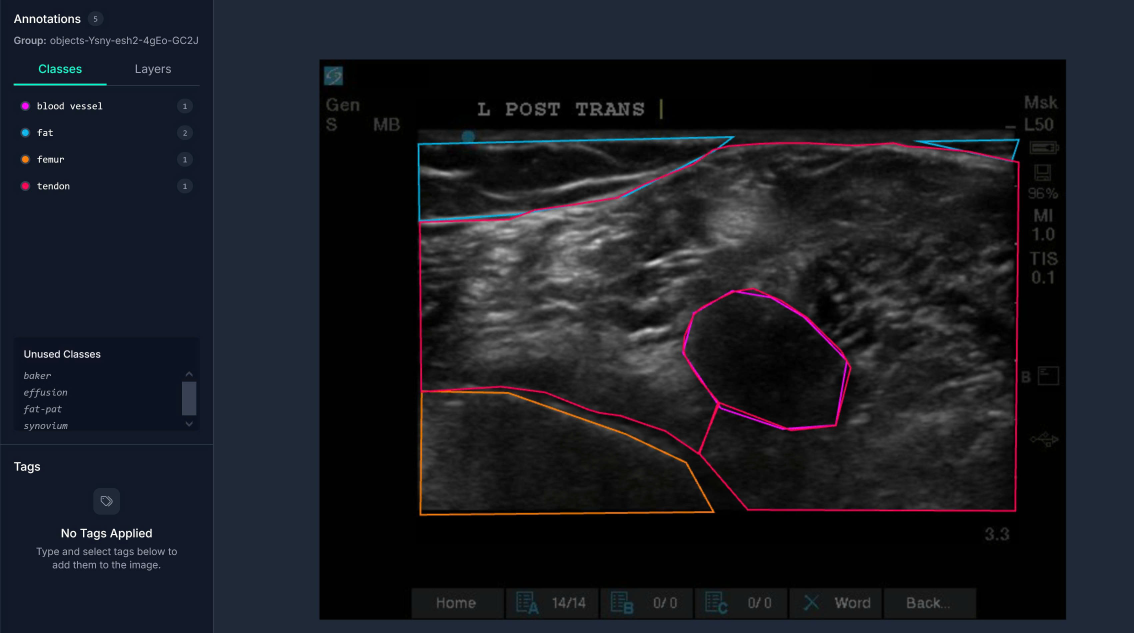
#> input picture image.png, 3402 x 1897 px, given in place of image.png.png, which was not available (shown at 1/3 size)
$ python cv.py image.png
#> lines starting #> are read from the running program, lines starting #| are printed output that depends on the picture; after the words box and inside, x2 and y2 are one past the last pixel; in counts of white or black regions, pixels touching at a corner belong together; pictures that were not available may be replaced by others from this repository, and a replacement may not be noted
from datetime import datetime
import glob
import os
import argparse
import sys

import cv2
import numpy as np
import math

# ==== Configuration Constants ====
BILATERAL_FILTER_CONFIG = {
    "d": 9,
    "sigmaColor": 75,
    "sigmaSpace": 75,
}

MORPH_KERNEL_SIZE = (5, 5)
MORPH_KERNEL_ITERATIONS = 1

# ==== Helper Functions ====
def get_centroid(cnt):
    """Extract centroid from contour with fallback to bounding box center.

    Args:
        cnt: OpenCV contour

    Returns:
        Tuple (cx, cy) representing contour centroid
    """
    M = cv2.moments(cnt)
    if M.get("m00", 0) != 0:
        cx = M["m10"] / M["m00"]
        cy = M["m01"] / M["m00"]
        return cx, cy
    else:
        x, y, w, h = cv2.boundingRect(cnt)
        return x + w / 2.0, y + h / 2.0


def create_comparison_visualization(original_color, highlighted, mask, max_score, mask_background):
    """Create a 3-panel comparison visualization.

    Args:
        original_color: Original image in BGR format
        highlighted: Highlighted overlay image
        mask: Binary mask of detected region
        max_score: Area score to display
        mask_background: Background image for the mask panel
    Returns:
        Combined visualization as numpy array
    """
    mask_bool = mask == 255

    # Create colored mask visualization (green area)
    mask_color = mask_background.copy()
    mask_color[mask_bool] = (0, 255, 0)

    # Add area text annotation
    cv2.putText(
        mask_color,
        f"Area: {max_score:.0f}",
        (10, 30),
        cv2.FONT_HERSHEY_SIMPLEX,
        0.8,
        (255, 255, 255),
        2,
    )

    return np.hstack((original_color, highlighted, mask_color))

def segment_baker_cyst(
    image_path,
    roi_top=0.15,
    roi_bottom=0.80,
    roi_left=0.05,
    roi_right=0.95,
    area_min=400,
    area_max=40000,
    aspect_ratio_min=0.4,
    aspect_ratio_max=5.0,
    solidity_min=0.65,
    extent_min=0.40,
    circularity_min=0.20,
    bottom_exclusion_margin=3,
    center_weight=0.5,
    upper_half_bonus=0.15,
    detect_offset=-28,
    refine_offset=-5,
    debug=False,
):
    """Two-stage Baker's cyst segmentation.

    Stage 1 (detect): Use a strict threshold (Otsu + detect_offset) to find
    candidate cyst contours with high precision.

    Stage 2 (refine): Around the detected contour, apply a permissive threshold
    (Otsu + refine_offset) to capture the full cyst extent.
    """
#> called with roi_top = 0.15, roi_bottom = 0.8, roi_left = 0.05, roi_right = 0.95, area_min = 400, area_max = 40000, aspect_ratio_min = 0.4, aspect_ratio_max = 5
    img = cv2.imread(image_path, cv2.IMREAD_GRAYSCALE)
    if img is None:
        raise ValueError(f"Failed to load image: {image_path}")
    if debug:
        cv2.imwrite("logs/0original.png", img)

    final_mask = np.zeros_like(img)

    h, w = img.shape
    roi_top = int(h * roi_top)
    roi_bottom = int(h * roi_bottom)
    roi_left = int(w * roi_left)
    roi_right = int(w * roi_right)

    roi_mask = np.zeros_like(img)
    cv2.rectangle(roi_mask, (roi_left, roi_top), (roi_right, roi_bottom), 255, -1)
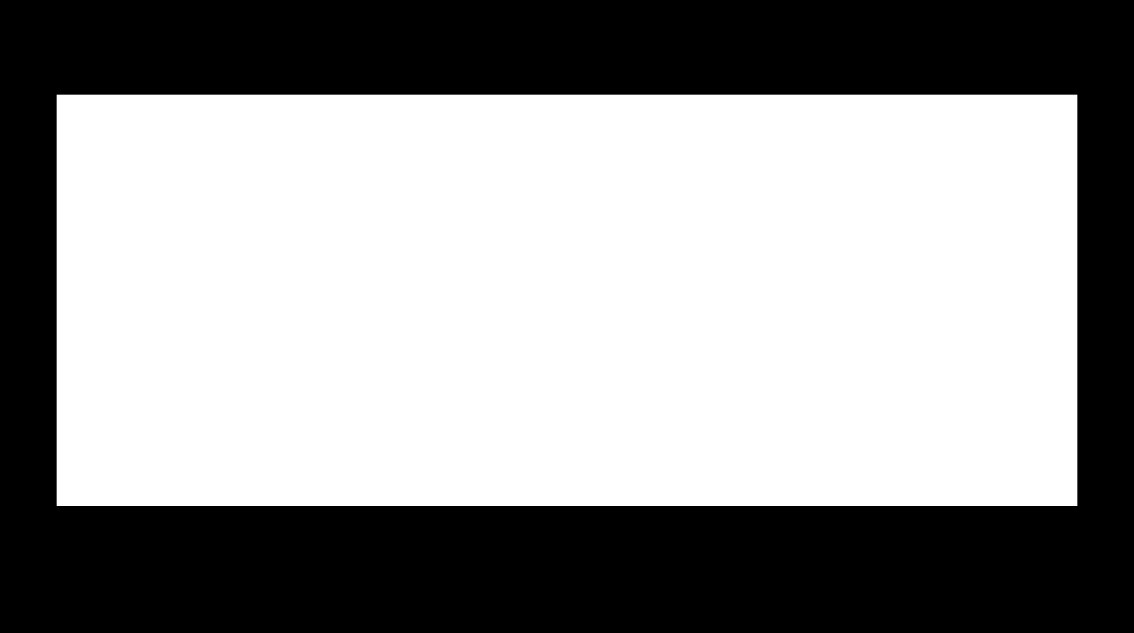
#> roi_mask: shape (1897, 3402) (shown at 1/3 size); 58.5% white; 1 black region, box (x1, y1, x2, y2) and area: (0, 0, 3402, 1897) 2675086

    if debug:
        img_roi = cv2.bitwise_and(img, img, mask=roi_mask)
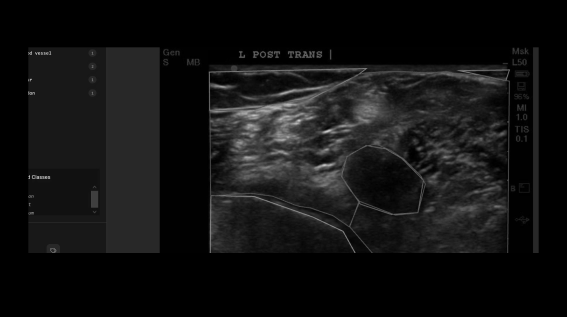
#> img_roi: shape (1897, 3402) (shown at 1/6 size); min 0, max 254, mean 18.1
        cv2.imwrite("logs/1roi_applied.png", img_roi)

    # Denoising
    blurred = cv2.bilateralFilter(img, **BILATERAL_FILTER_CONFIG)
    if debug:
        cv2.imwrite("logs/2blurred.png", blurred)

    # === Stage 1: Detect — strict threshold to locate cyst candidates ===
    t_otsu, _ = cv2.threshold(blurred, 0, 255, cv2.THRESH_BINARY_INV + cv2.THRESH_OTSU)
#> t_otsu = 31

    t_detect = max(t_otsu + detect_offset, 1)
#> t_detect = 3
    _, thresh_detect = cv2.threshold(blurred, t_detect, 255, cv2.THRESH_BINARY_INV)
#> thresh_detect: shape (1897, 3402); 22.1% white; 90 white regions (30 under 20 px), largest, box (x1, y1, x2, y2) and area: (961, 182, 3195, 1856) 1410213, (2943, 954, 3024, 1006) 2215, (2457, 890, 2510, 967) 2199
    thresh_detect = cv2.bitwise_and(thresh_detect, thresh_detect, mask=roi_mask)
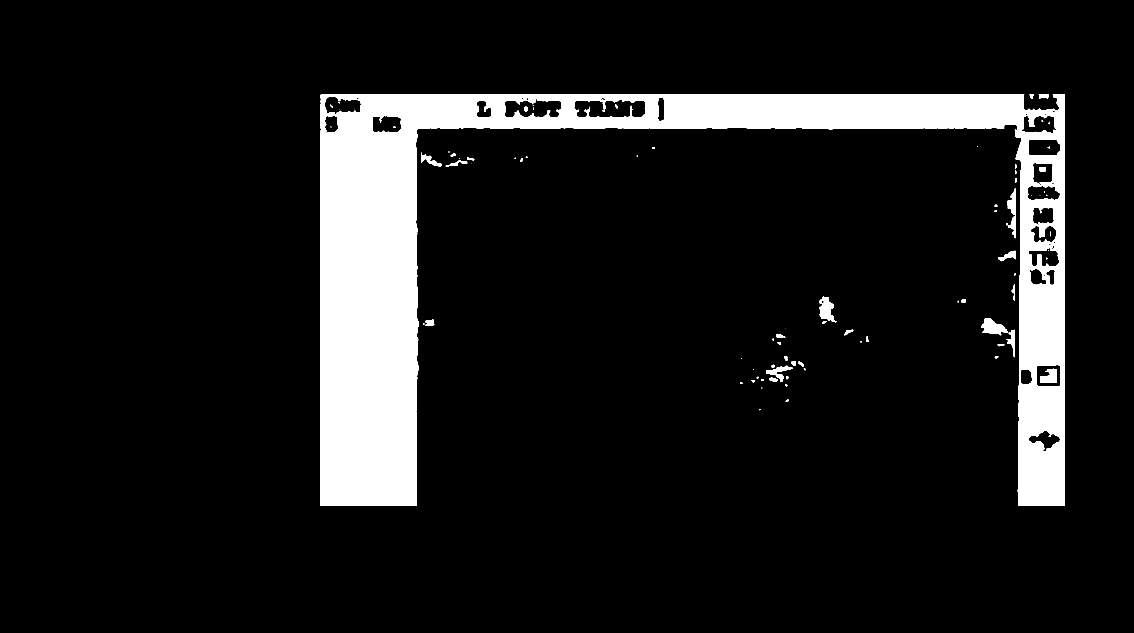
#> thresh_detect: shape (1897, 3402) (shown at 1/3 size); 10.2% white; 84 white regions (30 under 20 px), largest, box (x1, y1, x2, y2) and area: (961, 284, 3195, 1518) 639524, (2943, 954, 3024, 1006) 2215, (2457, 890, 2510, 967) 2199

    if debug:
        cv2.imwrite("logs/3thresholded.png", thresh_detect)

    kernel = cv2.getStructuringElement(cv2.MORPH_ELLIPSE, MORPH_KERNEL_SIZE)
    morph = cv2.morphologyEx(thresh_detect, cv2.MORPH_OPEN, kernel, iterations=MORPH_KERNEL_ITERATIONS)
#> morph: shape (1897, 3402); 10.1% white; 53 white regions (2 under 20 px), largest, box (x1, y1, x2, y2) and area: (961, 284, 3195, 1518) 638624, (2943, 954, 3022, 1005) 2196, (2457, 890, 2504, 966) 2167
    morph = cv2.morphologyEx(morph, cv2.MORPH_CLOSE, kernel, iterations=MORPH_KERNEL_ITERATIONS)
#> morph: shape (1897, 3402); 10.1% white; 49 white regions (2 under 20 px)

    if debug:
        cv2.imwrite("logs/4morphological.png", morph)

    # Find and score contours
    contours, _ = cv2.findContours(morph, cv2.RETR_EXTERNAL, cv2.CHAIN_APPROX_SIMPLE)
#> contours = 43 contours, 8 with area under 20; largest, box (x1, y1, x2, y2) and area: (961, 284, 3195, 1518) 696940, (2457, 890, 2504, 966) 2114, (2943, 954, 3022, 1005) 2104, (2299, 1097, 2377, 1146) 1104, (3021, 572, 3048, 644) 1101

    best_cnt = None
    best_score = -1.0
    max_score = -1

    for cnt in contours:
        area = cv2.contourArea(cnt)

        if area < area_min or area > area_max:
            if debug:
                print(f"Skipping contour with area {area} (not in range {area_min}-{area_max})")
            continue

        x_box, y_box, w_box, h_box = cv2.boundingRect(cnt)
        if h_box <= 0:
            continue

        contour_bottom = y_box + h_box
        if contour_bottom >= (roi_bottom - bottom_exclusion_margin):
            if debug:
                print("Skipping contour overlapping ROI bottom boundary")
            continue

        aspect_ratio = float(w_box) / h_box

        perimeter = cv2.arcLength(cnt, True)
        if perimeter <= 0:
            continue

        hull = cv2.convexHull(cnt)
        hull_area = cv2.contourArea(hull)
        if hull_area <= 0:
            continue

        solidity = area / hull_area
        extent = area / float(w_box * h_box)
        circularity = (4.0 * np.pi * area) / (perimeter * perimeter)

        if (
            aspect_ratio_min < aspect_ratio < aspect_ratio_max
            and solidity >= solidity_min
            and extent >= extent_min
            and circularity >= circularity_min
        ):
            cx, cy = get_centroid(cnt)

            roi_cx = (roi_left + roi_right) / 2.0
            roi_cy = (roi_top + roi_bottom) / 2.0

            dist = math.hypot(cx - roi_cx, cy - roi_cy)
            max_dist = math.hypot(
                max(roi_cx - roi_left, roi_right - roi_cx),
                max(roi_cy - roi_top, roi_bottom - roi_cy),
            )
            if max_dist <= 0:
                max_dist = math.hypot(w / 2.0, h / 2.0)

            distance_score = 1.0 - (dist / (max_dist + 1e-9))
            distance_score = max(0.0, min(1.0, distance_score))

            area_score = (area - area_min) / float(max(1, area_max - area_min))
            area_score = max(0.0, min(1.0, area_score))

            half_bonus = upper_half_bonus if cy < (h / 2.0) else 0.0

            combined_score = (1.0 - center_weight) * area_score + center_weight * distance_score + half_bonus

            if debug:
                print(
                    f"Candidate: Area={area}, AR={aspect_ratio:.2f}, "
                    f"Solidity={solidity:.2f}, Extent={extent:.2f}, Circ={circularity:.2f}, "
                    f"Score={combined_score:.3f}"
                )

            if combined_score > best_score:
                best_score = combined_score
                max_score = area
                best_cnt = cnt
#> this loop made 43 passes
#> area on passes 4, 5, 6, 8, 11, 12, 13, 14: 32, 22, 174.5, 37.5, 46.5, 104, 134.5, 31
#> (printed output is left out)
#> after the loop, best_cnt = contour of 127 points, box (x1, y1, x2, y2) (2457, 890, 2504, 966), area 2114; best_score = 0.436; max_score = 2114

    # === Stage 2: Refine — expand detected region with permissive threshold ===
    cyst_found = best_cnt is not None
#> cyst_found = True
    if cyst_found:
        # Get bounding box of detected contour and expand it
        x_box, y_box, w_box, h_box = cv2.boundingRect(best_cnt)
#> x_box = 2457; y_box = 890; w_box = 47; h_box = 76
        pad_x = int(w_box * 0.5)
#> pad_x = 23
        pad_y = int(h_box * 0.5)
#> pad_y = 38
        local_x1 = max(x_box - pad_x, 0)
#> local_x1 = 2434
        local_y1 = max(y_box - pad_y, 0)
#> local_y1 = 852
        local_x2 = min(x_box + w_box + pad_x, w)
#> local_x2 = 2527
        local_y2 = min(y_box + h_box + pad_y, h)
#> local_y2 = 1004

        # Apply permissive threshold in the local region
        t_refine = max(t_otsu + refine_offset, 1)
#> t_refine = 26
        _, thresh_refine = cv2.threshold(blurred, t_refine, 255, cv2.THRESH_BINARY_INV)
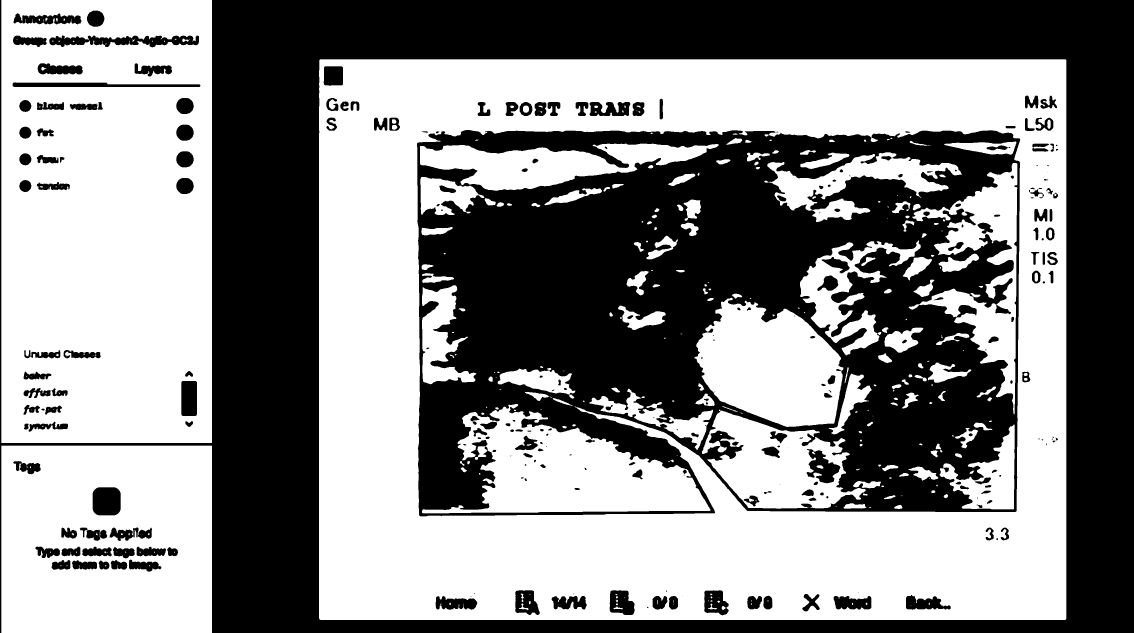
#> thresh_refine: shape (1897, 3402) (shown at 1/3 size); 54.2% white; 264 black regions (50 under 20 px), largest, box (x1, y1, x2, y2) and area: (0, 0, 3402, 1897) 1488822, (1251, 390, 3061, 1549) 1285307, (148, 106, 597, 142) 9471

        # Restrict to local bounding box
        local_mask = np.zeros_like(img)
        local_mask[local_y1:local_y2, local_x1:local_x2] = 255
        thresh_local = cv2.bitwise_and(thresh_refine, thresh_refine, mask=local_mask)
#> thresh_local: shape (1897, 3402); 0.15% white; 3 white regions, box (x1, y1, x2, y2) and area: (2434, 852, 2527, 1004) 9530, (2434, 981, 2454, 1004) 235, (2517, 986, 2527, 1004) 68
        thresh_local = cv2.bitwise_and(thresh_local, thresh_local, mask=roi_mask)

        # Light morphology to clean up noise in the local region
        morph_local = cv2.morphologyEx(thresh_local, cv2.MORPH_OPEN, kernel, iterations=1)
#> morph_local: shape (1897, 3402); 0.15% white; 3 white regions, box (x1, y1, x2, y2) and area: (2434, 852, 2527, 1004) 9502, (2434, 985, 2451, 1004) 215, (2521, 998, 2527, 1004) 26
        morph_local = cv2.morphologyEx(morph_local, cv2.MORPH_CLOSE, kernel, iterations=1)
#> morph_local: shape (1897, 3402); 0.15% white; 3 white regions, box (x1, y1, x2, y2) and area: (2434, 852, 2527, 1004) 9506, (2434, 985, 2451, 1004) 215, (2521, 998, 2527, 1004) 26

        # Find contours in the local refined region and keep those overlapping
        # the originally detected contour
        seed_mask = np.zeros_like(img)
        cv2.drawContours(seed_mask, [best_cnt], -1, 255, thickness=-1)
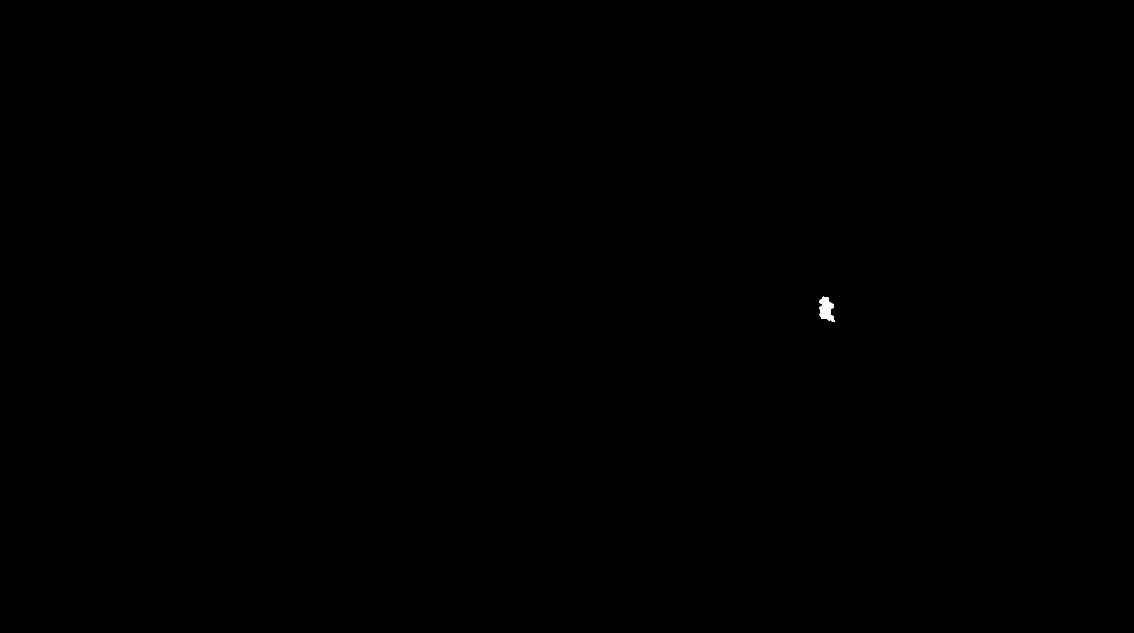
#> seed_mask: shape (1897, 3402) (shown at 1/3 size); 0.03% white; 1 white region
        if debug:
            cv2.imwrite("logs/5seed_mask.png", seed_mask)
            cv2.imwrite("logs/6thresh_local.png", thresh_local)
            cv2.imwrite("logs/7morph_local.png", morph_local)

        local_contours, _ = cv2.findContours(morph_local, cv2.RETR_EXTERNAL, cv2.CHAIN_APPROX_SIMPLE)
#> local_contours = 3 contours, 1 with area under 20; largest, box (x1, y1, x2, y2) and area: (2434, 852, 2527, 1004) 9224, (2434, 985, 2451, 1004) 188

        for lc in local_contours:
            lc_mask = np.zeros_like(img)
            cv2.drawContours(lc_mask, [lc], -1, 255, thickness=-1)
            overlap = cv2.bitwise_and(lc_mask, seed_mask)
            if overlap.any():
                cv2.drawContours(final_mask, [lc], -1, 255, thickness=-1)
#> this loop made 3 passes
#> final_mask: shape (1897, 3402); 0.15% white; 1 white region, box (x1, y1, x2, y2) and area: (2434, 852, 2527, 1004) 9506

        # If refinement produced nothing (edge case), fall back to the seed contour
        if not final_mask.any():
            cv2.drawContours(final_mask, [best_cnt], -1, 255, thickness=-1)

        if debug:
            cv2.imwrite("logs/8final_mask.png", final_mask)
            print(f"Baker's cyst found! Seed area={max_score}, refined area={final_mask.sum()//255}")
#| Baker's cyst found! Seed area=2114.0, refined area=9506.0
    else:
        if debug:
            print("No Baker's cyst found meeting criteria.")

    return final_mask, cyst_found, max_score, morph, img

if __name__ == "__main__":
    parser = argparse.ArgumentParser(
        description="Detect Baker's cyst in ultrasound images using classical CV"
    )
    parser.add_argument(
        "image",
        nargs="?",
        default=None,
        help="Specific image filename to process (without path). If not provided, processes all images.",
    )
    parser.add_argument(
        "--debug", default=True, action="store_true", help="Enable debug mode with intermediate outputs and logs"
    )
    parser.add_argument(
        "-i",
        "--input-dir",
        default="data/processed/annotations/post_trans-baker_cyst/batch_000",
        help="Input directory containing images",
    )
    parser.add_argument(
        "--output-dir", default="logs/output", help="Output directory for results"
    )
    parser.add_argument(
        "--verbose", action="store_true", help="Print detailed processing information"
    )

    args = parser.parse_args()

    # Create output directories
    os.makedirs(args.output_dir, exist_ok=True)

    # Determine image paths to process
    if args.image:
        # Process single specified image
        image_paths = [os.path.join(args.input_dir, f"{args.image}.png")]
        output_dir = "logs"  # Use logs for single image debug
    else:
        # Process all images in directory
        if os.path.isfile(args.input_dir):
            with open(args.input_dir, "r") as f:
                image_paths = [line.strip() for line in f if line.strip()]
        else:
            image_paths = sorted(glob.glob(os.path.join(args.input_dir, "*.png")))
        output_dir = args.output_dir

    # Process images
    cysts_found = 0
    for img_path in image_paths:
        if args.verbose:
            print(f"Processing {img_path}...")

        # Run segmentation
        mask, cyst_found, max_score, morph_img, original = segment_baker_cyst(
            img_path, debug=args.debug
        )
#> cyst_found = True; max_score = 2114

        if cyst_found:
            cysts_found += 1

        # Create visualization
        if original is None:
            print(f"  ❌ Failed to read image: {img_path}")
            continue

        # Ensure mask matches original dimensions
        if mask.shape != original.shape:
            mask = cv2.resize(
                mask, (original.shape[1], original.shape[0]), interpolation=cv2.INTER_NEAREST
            )

        # Convert grayscale to BGR for color visualization
        original_color = cv2.cvtColor(original, cv2.COLOR_GRAY2BGR)

        # Create highlighted overlay
        overlay = original_color.copy()
        overlay[mask == 255] = (0, 0, 255)  # BGR red
        highlighted = cv2.addWeighted(original_color, 0.7, overlay, 0.3, 0)
        morph_img_color = cv2.cvtColor(morph_img, cv2.COLOR_GRAY2BGR)
#> morph_img_color: shape (1897, 3402, 3); 10.1% white; 49 white regions (2 under 20 px), largest, box (x1, y1, x2, y2) and area: (961, 284, 3195, 1518) 639237, (2943, 954, 3022, 1005) 2209, (2457, 890, 2504, 966) 2185

        # Create comparison visualization
        combined = create_comparison_visualization(
            original_color, highlighted, mask, max_score, morph_img_color
        )
#> in create_comparison_visualization, `return np.hstack((original_color, highlighted, mask_color))`:
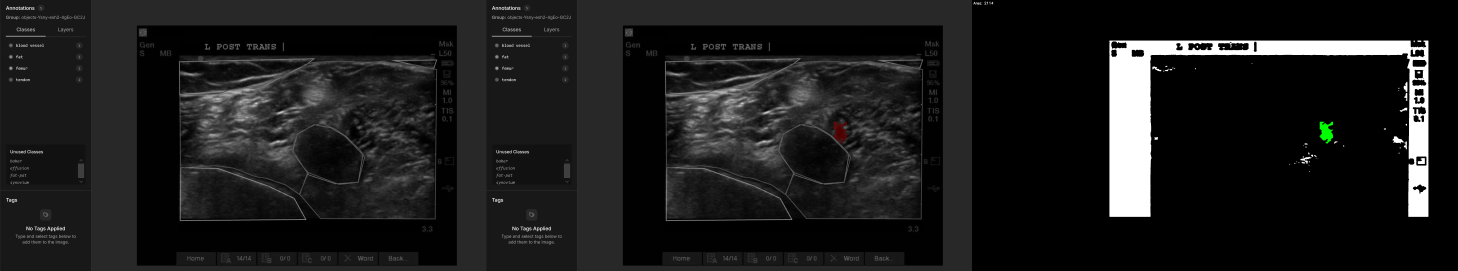
#> returned value: shape (1897, 10206, 3) (shown at 1/7 size); mean of channels 0, 1, 2 27.6, 27.8, 27.7; drawn as B, G, R

        # Save result
        if cyst_found:

            basename = os.path.basename(img_path)
            output_path = os.path.join(output_dir, os.path.basename(args.input_dir), basename)
            os.makedirs(os.path.dirname(output_path), exist_ok=True)
            cv2.imwrite(output_path, combined)
        if args.verbose:
            status = "✓ Found" if cyst_found else "✗ Not found"
            print(f"  {status} | Saved to: {output_path}")

    # Summary
    total = len(image_paths)
    print(f"\n{'='*50}")
    print(f"Cysts found: {cysts_found}/{total}")
    print(f"Results saved to: {output_dir}")
    print(f"{'='*50}")
